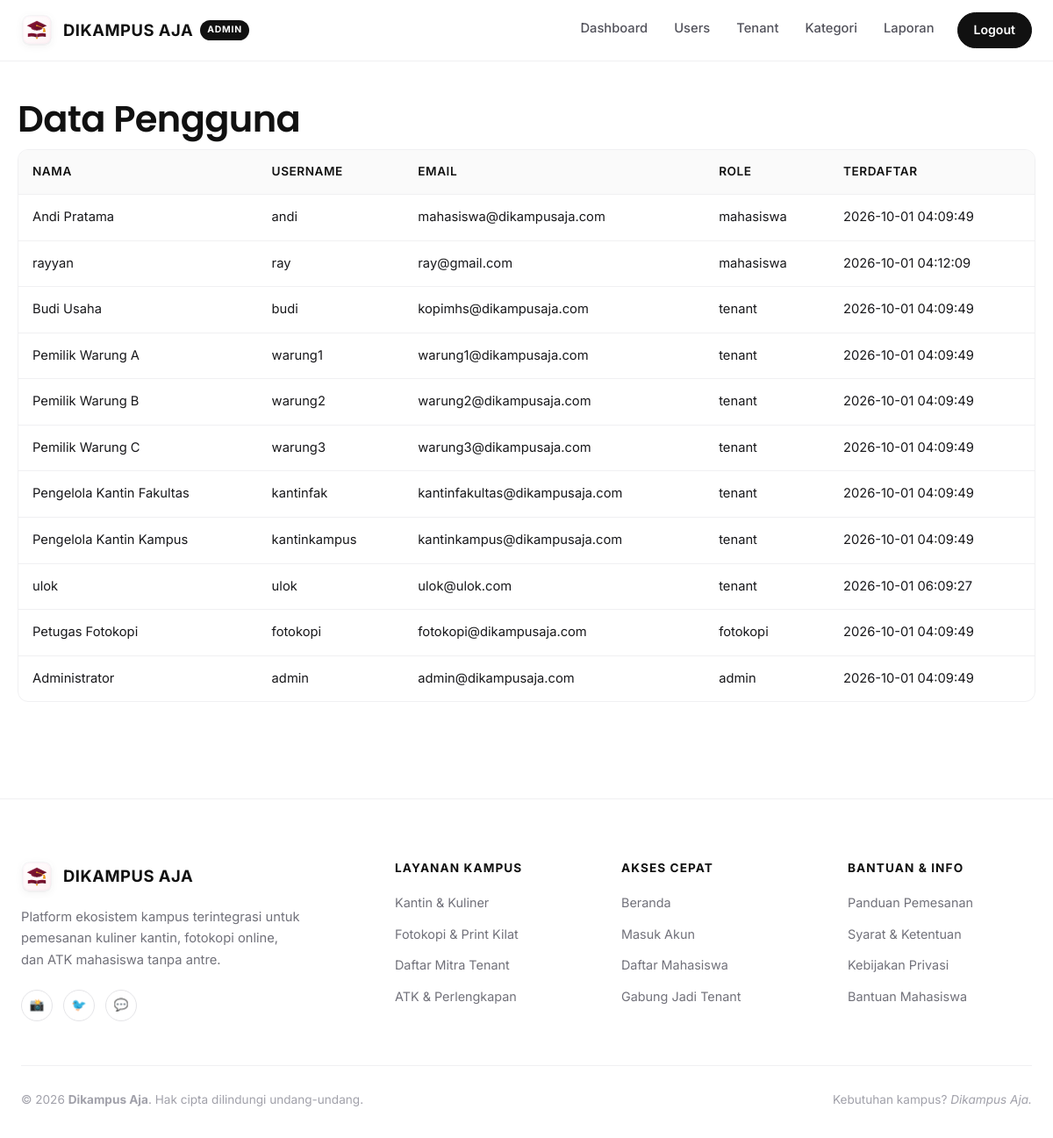
The page /admin/users.php (signed in) on the database its author committed.
### tables this page shows
CREATE TABLE IF NOT EXISTS `users` (
  `id_user` int NOT NULL AUTO_INCREMENT,
  `nama` varchar(100) NOT NULL,
  `username` varchar(50) NOT NULL,
  `email` varchar(100) NOT NULL,
  `password` varchar(255) NOT NULL,
  `role` enum('mahasiswa','tenant','fotokopi','admin') NOT NULL DEFAULT 'mahasiswa',
  `created_at` timestamp NULL DEFAULT CURRENT_TIMESTAMP,
  PRIMARY KEY (`id_user`),
  UNIQUE KEY `username` (`username`),
  UNIQUE KEY `email` (`email`)
);

### config/database.php (called while the page is built, shortened)
<?php
$db = new mysqli('localhost', 'root', '', 'dikampus_aja');
$db->set_charset('utf8mb4');
function q($sql, $types = '', ...$p) {
    global $db;
    $st = $db->prepare($sql);
    $st->execute();
    $r = $st->get_result();
    if ($r) return $r->fetch_all(MYSQLI_ASSOC);
    return $st->insert_id ?: $st->affected_rows;
}

### includes/auth.php (called while the page is built, shortened)
<?php
require_once __DIR__ . '/../config/database.php';
function e($s) { return htmlspecialchars((string)$s, ENT_QUOTES, 'UTF-8'); }

### admin/users.php (the view)
<?php
require '../includes/auth.php'; need('admin');
$rows = q('SELECT * FROM users ORDER BY role, nama');
$title = 'Users'; include '../includes/header.php'; ?>
<h1>Data Pengguna</h1><div class="scroll"><table class="tbl"><tr><th>Nama</th><th>Username</th><th>Email</th><th>Role</th><th>Terdaftar</th></tr>
<?php foreach ($rows as $r) echo '<tr><td>' . e($r['nama']) . '</td><td>' . e($r['username']) . '</td><td>' . e($r['email']) . '</td><td>' . e($r['role']) . '</td><td>' . e($r['created_at']) . '</td></tr>'; ?></table></div>
<?php include '../includes/footer.php';

### assets/css/style.css (style rules this page uses)
:root { --bg: #ffffff; --bg-warm: #faf9f6; --bg-muted: #f4f4f5; --bg-subtle: #fbfbfa; --t: #18181b; --t-heading: #111111; --mut: #71717a; --border: #f0f0f2; --border-subtle: #e5e7eb; --m: #111111; --m2: #27272a; --accent: #b45309; --font-serif: 'Poppins', -apple-system, BlinkMacSystemFont, sans-serif; --font-sans: 'Inter', -apple-system, BlinkMacSystemFont, 'Segoe UI', Roboto, sans-serif; --radius-sm: 8px; --radius-md: 12px; --radius-lg: 18px; --radius-xl: 24px; --radius-full: 9999px; --shadow-sm: 0 2px 8px rgba(0, 0, 0, 0.04); --shadow-md: 0 10px 25px -5px rgba(0, 0, 0, 0.06); --shadow-lg: 0 20px 40px -15px rgba(0, 0, 0, 0.08); }
* { box-sizing: border-box; }
body { margin: 0; font-family: var(--font-sans); color: var(--t); background: var(--bg); line-height: 1.6; -webkit-font-smoothing: antialiased; }
h1, h2, h3, h4 { font-family: var(--font-serif); color: var(--t-heading); font-weight: 600; line-height: 1.25; margin: 0.4em 0 0.2em; letter-spacing: -0.015em; }
h1 { font-size: 2.6rem; }
.tbl { width: 100%; border-collapse: separate; border-spacing: 0; background: #ffffff; border: 1px solid var(--border); border-radius: var(--radius-md); overflow: hidden; }
.tbl th, .tbl td { padding: 14px 16px; text-align: left; border-bottom: 1px solid var(--border); font-size: 0.92rem; vertical-align: middle; }
.tbl th { background: #fafafa; font-weight: 600; color: var(--t-heading); font-size: 0.85rem; letter-spacing: 0.04em; text-transform: uppercase; }
.tbl tr:last-child td { border-bottom: 0; }
.scroll { overflow-x: auto; }

### rows shown on the page
users: nama "Andi Pratama", username "andi", email "mahasiswa@dikampusaja.com", role "mahasiswa", created_at "2026-10-01 04:09:49"
users: nama "rayyan", username "ray", email "ray@gmail.com", role "mahasiswa", created_at "2026-10-01 04:12:09"
users: nama "Budi Usaha", username "budi", email "kopimhs@dikampusaja.com", role "tenant", created_at "2026-10-01 04:09:49"
users: nama "Pemilik Warung A", username "warung1", email "warung1@dikampusaja.com", role "tenant", created_at "2026-10-01 04:09:49"
users: nama "Pemilik Warung B", username "warung2", email "warung2@dikampusaja.com", role "tenant", created_at "2026-10-01 04:09:49"
users: nama "Pemilik Warung C", username "warung3", email "warung3@dikampusaja.com", role "tenant", created_at "2026-10-01 04:09:49"
users: nama "Pengelola Kantin Fakultas", username "kantinfak", email "kantinfakultas@dikampusaja.com", role "tenant", created_at "2026-10-01 04:09:49"
users: nama "Pengelola Kantin Kampus", username "kantinkampus", email "kantinkampus@dikampusaja.com", role "tenant", created_at "2026-10-01 04:09:49"
users: nama "ulok", username "ulok", email "ulok@ulok.com", role "tenant", created_at "2026-10-01 06:09:27"
users: nama "Petugas Fotokopi", username "fotokopi", email "fotokopi@dikampusaja.com", role "fotokopi", created_at "2026-10-01 04:09:49"
users: nama "Administrator", username "admin", email "admin@dikampusaja.com", role "admin", created_at "2026-10-01 04:09:49"

### other values the page prints
$x[1] "Dashboard"
$x[1] "Users"
$x[1] "Tenant"
$x[1] "Kategori"
$x[1] "Laporan"
$x[1] "Logout"
